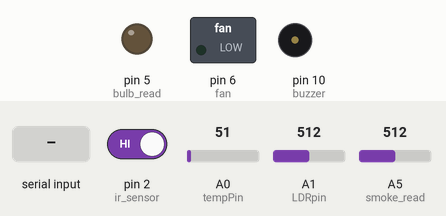
This sketch was run on a simulated Arduino Uno, built with avr-gcc and run on an emulated ATmega328P. Shown: switched loads named in the sketch (green lamp = pin HIGH), output pins drawn as LEDs (lit = HIGH), buzzer (waves = sounding). Inputs (shaded band) come from the test bench; at power-on: pin 2 (ir_sensor) HIGH, A0 (tempPin) = 51, A1 (LDRpin) = 512, A5 (smoke_read) = 512. What the sketch prints to the serial monitor is not drawn.

Above: at 1.2 s.
1.3 s: "1\n" received over Serial
At 2.5 s:
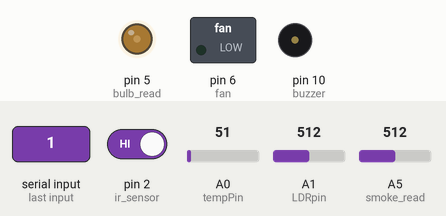
4.9 s: byte 54 ('6') received over Serial
At 7.7 s:
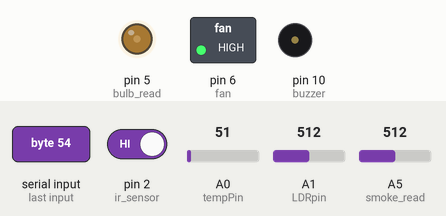
10.1 s: byte 48 ('0') received over Serial
At 14.1 s:
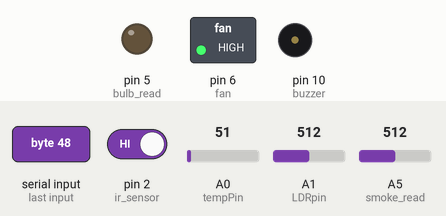
15.3 s: byte 51 ('3') received over Serial
At 17.1 s:
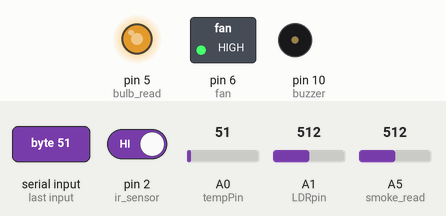
20.5 s: byte 52 ('4') received over Serial
At 22.1 s:
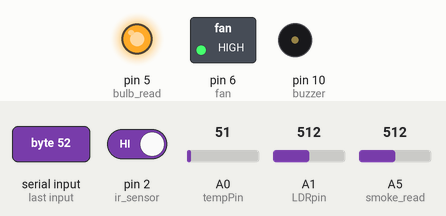
25.5 s: byte 53 ('5') received over Serial
At 26.3 s:
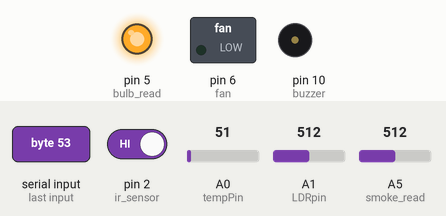
Timing chart, 0 to 31.3 s (numbered marks = the images above; inputs shaded):
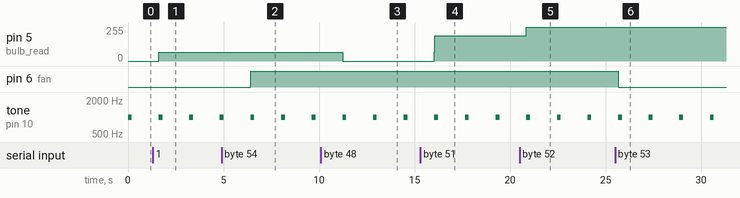

Measured:
- after the input at 1.3 s, pin 5 (bulb_read): 0/255 → 65/255 after 0.32 s
- after the input at 4.9 s, pin 6 (fan): LOW → HIGH after 1.5 s
- after the input at 10.1 s, pin 5 (bulb_read): 65/255 → 0/255 after 1.1 s
- after the input at 15.3 s, pin 5 (bulb_read): 0/255 → 191/255 after 0.74 s
- after the input at 20.5 s, pin 5 (bulb_read): 191/255 → 255/255 after 0.35 s
- after the input at 25.5 s, pin 6 (fan): HIGH → LOW after 0.16 s
- by itself, tone on pin 10 (buzzer): alternates 1000 Hz for 0.20 s and silent for 1.4 s

The sketch:

office_automation.ino
```cpp
#define LDRpin A1
int tempPin=A0;
int smoke_read=A5;
int ir_sensor=2;
int bulb_read = 5;
int fan=6;
int buzzer=10;
int redLed = 12;
float tempMin=25;
float tempMax=80;
int smoke_thresh=80;
int manual_value;
int fan_manual;
int bulb_manual;
int fanSpeed=0;
int LDRvalue=0;
float temp;
String command = "auto_on";
char k;
void setup() {
  pinMode(fan,OUTPUT);
  pinMode(ir_sensor,INPUT);
  pinMode(tempPin,INPUT);
  pinMode(bulb_read,OUTPUT);
  pinMode(buzzer,OUTPUT);
  pinMode(smoke_read,INPUT);
  Serial.begin(9600);
}

void setPwmFrequency(int pin, int divisor) {
  byte mode;
  if(pin == 5 || pin == 6 || pin == 9 || pin == 10) {
    switch(divisor) {
      case 1: mode = 0x01; break;
      case 8: mode = 0x02; break;
      case 64: mode = 0x03; break;
      case 256: mode = 0x04; break;
      case 1024: mode = 0x05; break;
      default: return;
    }
    if(pin == 5 || pin == 6) {
      TCCR0B = TCCR0B & 0b11111000 | mode;
    } else {
      TCCR1B = TCCR1B & 0b11111000 | mode;
    }
  } else if(pin == 3 || pin == 11) {
    switch(divisor) {
      case 1: mode = 0x01; break;
      case 8: mode = 0x02; break;
      case 32: mode = 0x03; break;
      case 64: mode = 0x04; break;
      case 128: mode = 0x05; break;
      case 256: mode = 0x06; break;
      case 1024: mode = 0x07; break;
      default: return;
    }
    TCCR2B = TCCR2B & 0b11111000 | mode;
  }
}
void loop() {
  LDRvalue=analogRead(LDRpin);
  int smoke_value=analogRead(smoke_read);
  temp=analogRead(tempPin);
  float val=(temp*5000.0)/1024.0;
  float mv=(val/10.0);
  Serial.println(LDRvalue);
  Serial.print("Smoke value");
  Serial.println(smoke_value);
  Serial.print("Temp=");
  Serial.println(mv);
  setPwmFrequency(5, 1024);
  /*if(Serial.available())
  {
        command = Serial.read();
  }*/
  if(digitalRead(ir_sensor)==LOW)
  {
  Serial.println("Motion Detected.");
  Serial.print("LDR Reading: ");
  Serial.print(LDRvalue);
  }
  if(command=="auto_on" && digitalRead(ir_sensor)==LOW)
  {
        if (LDRvalue > 1000) { analogWrite(bulb_read, 0)  ; Serial.println("dutycycle is 0%");}
        else if (LDRvalue>700 && LDRvalue<1001) { analogWrite(bulb_read,64 )  ; Serial.println("dutycycle is 25%");}
        else if(LDRvalue>300 && LDRvalue<401) { analogWrite(bulb_read, 127)  ; Serial.println("dutycycle is 50%");}
        else if (LDRvalue>400 && LDRvalue<501) { analogWrite(bulb_read, 191)  ; Serial.println("dutycycle is 75%");}
        else if (LDRvalue<500) { analogWrite(bulb_read, 255)  ; Serial.println("dutycycle is 100%");}
  }
  if(Serial.available()>0 || command=="manual")
  {
        Serial.println("Prefrence:");
        k=Serial.read();
        Serial.print("k:");
        Serial.print(k);
        if(k=='0')
        {
                    bulb_manual=0;
        Serial.print("Manual Value(BULB): ");
        Serial.println(0);
        analogWrite(bulb_read, bulb_manual);
        }
        if(k=='1')
        {
                    bulb_manual=64;
        Serial.print("Manual Value(BULB): ");
        Serial.println(64);
        analogWrite(bulb_read, bulb_manual);
        }
         if(k=='2')
        {
                bulb_manual=127;
        Serial.print("Manual Value(BULB): ");
        Serial.println(127);
        analogWrite(bulb_read, bulb_manual);
        }
        if(k=='3')
        {
                    bulb_manual=191;
        Serial.print("Manual Value(BULB): ");
        Serial.println(191);
        analogWrite(bulb_read, bulb_manual);
        }
        if(k=='4')
        {
          bulb_manual=255;
        Serial.print("Manual Value(BULB): ");
        Serial.println(255);
        analogWrite(bulb_read, bulb_manual);
        }
        if(k=='5')
        {
        fan_manual=0;
        Serial.print("Manual Value(FAN): ");
        Serial.println(fan_manual);
        analogWrite(6, fan_manual);
            //  delay(2000);
        }
        if(k=='6')
        {
        fan_manual=255;
        Serial.print("Manual Value(FAN): ");
        Serial.println(fan_manual);
        analogWrite(6, fan_manual);
          // delay(2000);
        }
        if(k=='7')
        {
        fan_manual=127;
        Serial.print("Manual Value(FAN): ");
        Serial.println(fan_manual);
        analogWrite(6, fan_manual);
        // delay(2000);
        }
        if(k=='8')
        {
        fan_manual=191;
        Serial.print("Manual Value(FAN): ");
        Serial.println(fan_manual);
        analogWrite(6, fan_manual);
        //delay(2000);
        }
       /* Serial.print("Manual Value(BULB): ");
        Serial.println(manual_value);
        analogWrite(bulb_read, manual_value); */
        command="manual";
  }
  if(command=="auto_on" && mv<tempMin && digitalRead(ir_sensor)==LOW)
  {
  Serial.print("Fan Speed");
  Serial.print(fanSpeed);
  analogWrite(fan,fanSpeed);
  }
  else if(command=="auto_on" && (mv >= tempMin) && (mv <= tempMax) && digitalRead(ir_sensor) == LOW) //if temperature is higher than the minimum range
  {
  fanSpeed = map(mv, tempMin, tempMax, 32, 255); // the actual speed of fan
  Serial.print("Fan speed ");
  Serial.println(fanSpeed);
  analogWrite(fan, fanSpeed);
  }
  else if(command=="auto_on" && mv>tempMax && digitalRead(ir_sensor) == LOW)
  {
  Serial.print("Fan speed ");
  Serial.println("255");
  analogWrite(fan, 255);
  }
  if(smoke_value > smoke_thresh)
  {
  digitalWrite(redLed, HIGH);
  tone(buzzer, 1000, 200);
  }
  else
  {
  digitalWrite(redLed, LOW);
  noTone(buzzer);
  }
  delay(100);
}
```
